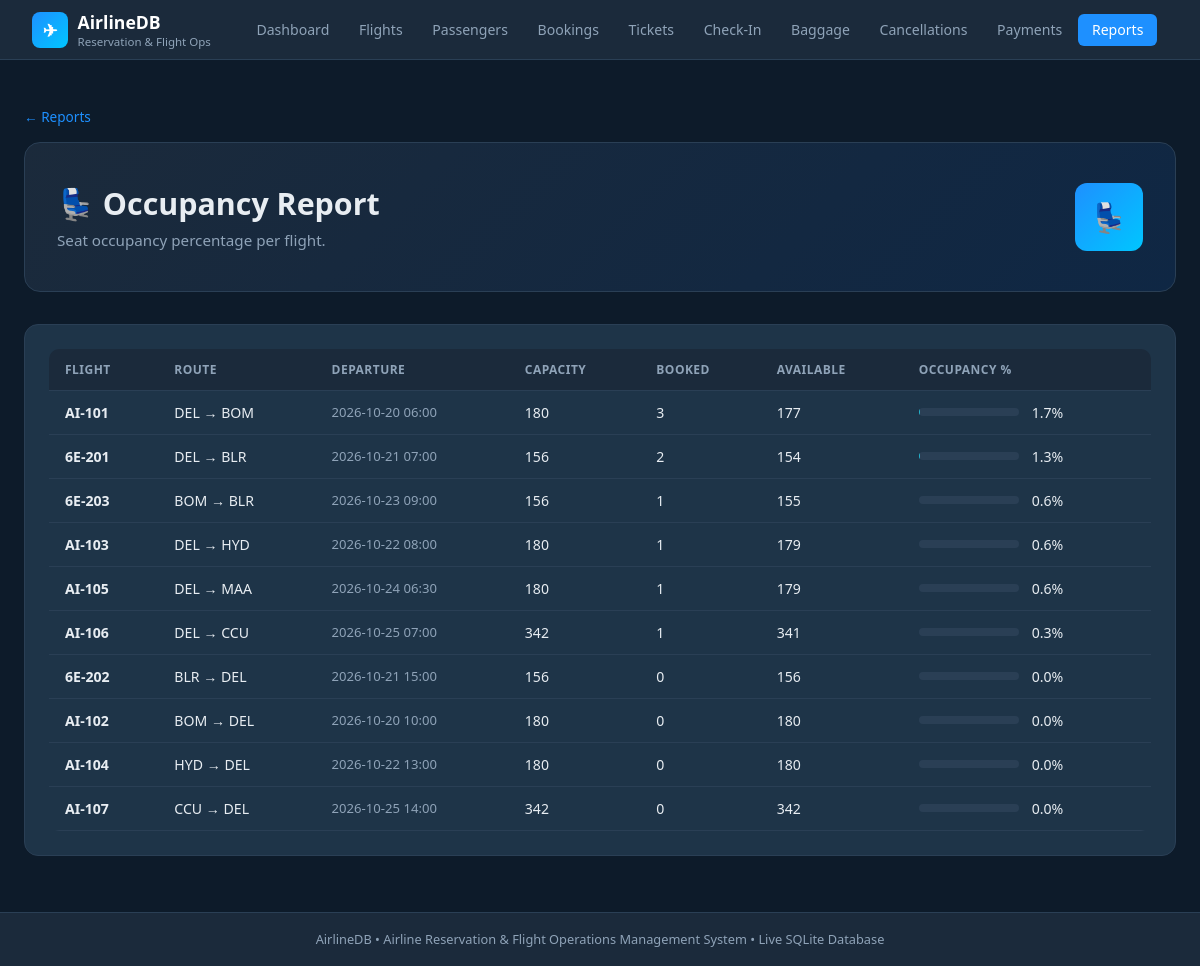
Page /reports/occupancy on the committed database.
### tables this page shows
CREATE TABLE flights (
    flight_id        TEXT PRIMARY KEY,      -- e.g. AI-101
    route_id         INTEGER NOT NULL REFERENCES routes(route_id),
    aircraft_id      TEXT NOT NULL REFERENCES aircraft(aircraft_id),
    departure_time   TEXT NOT NULL,         -- ISO-8601 datetime
    arrival_time     TEXT NOT NULL,
    base_fare        REAL NOT NULL CHECK (base_fare >= 0),
    status           TEXT NOT NULL DEFAULT 'Scheduled'
                     CHECK (status IN ('Scheduled','Delayed','Cancelled','Completed')),
    CHECK (arrival_time > departure_time)
);

### app/routes/reports.py (the view)
@reports_bp.route("/occupancy")
def occupancy():
    rows = query("""
        SELECT f.flight_id, r.origin_airport||' → '||r.dest_airport AS route,
               f.departure_time, a.total_capacity,
               COUNT(CASE WHEN b.booking_status='Confirmed' THEN 1 END) AS booked,
               ROUND(COUNT(CASE WHEN b.booking_status='Confirmed' THEN 1 END)*100.0/a.total_capacity,1) AS pct
        FROM flights f
        JOIN routes r ON f.route_id=r.route_id
        JOIN aircraft a ON a.aircraft_id=f.aircraft_id
        LEFT JOIN bookings b ON b.flight_id=f.flight_id
        GROUP BY f.flight_id
        ORDER BY pct DESC
    """)
    return render_template("reports/occupancy.html", rows=rows)

### app/db.py (called while the page is built)
def get_db():
    os.makedirs(os.path.dirname(DB_PATH), exist_ok=True)
    conn = sqlite3.connect(DB_PATH)
    conn.execute("PRAGMA foreign_keys = ON")
    conn.row_factory = sqlite3.Row
    return conn

def query(sql, params=(), one=False):
    conn = get_db()
    cur  = conn.execute(sql, params)
    rows = cur.fetchone() if one else cur.fetchall()
    conn.close()
    return rows

### templates/reports/occupancy.html (shortened to what this page needs)
{% extends "base.html" %}
{% block content %}
<a href="{{ url_for('reports.index') }}" class="back-link">← Reports</a>
<div class="page-hero"><div><h1>💺 Occupancy Report</h1><p>Seat occupancy percentage per flight.</p></div><div class="hero-badge">💺</div></div>
<div class="card">
  <div class="table-wrap">
    <table>
      <thead><tr><th>Flight</th><th>Route</th><th>Departure</th><th>Capacity</th><th>Booked</th><th>Available</th><th>Occupancy %</th></tr></thead>
      <tbody>
      {% for r in rows %}
        <tr>
          <td><strong>{{ r.flight_id }}</strong></td>
          <td>{{ r.route }}</td>
          <td style="color:var(--muted);font-size:.82rem">{{ r.departure_time[:16].replace('T',' ') }}</td>
          <td>{{ r.total_capacity }}</td>
          <td>{{ r.booked }}</td>
          <td>{{ r.total_capacity - r.booked }}</td>
          <td>
            <div style="display:flex;align-items:center;gap:.8rem;">
              <div class="occ-bar" style="width:100px"><div class="occ-fill" style="width:{{ [r.pct|int, 100]|min }}%"></div></div>
              <span>{{ r.pct }}%</span>
            </div>
          </td>
        </tr>
      {% endfor %}
      </tbody>
    </table>
  </div>
</div>
{% endblock %}

### static/css/style.css (style rules this page uses)
:root { --navy: #0d1b2a; --dark: #1b2a3b; --card: #1e3448; --accent: #1e90ff; --accent2: #00c6ff; --success: #28d79a; --warning: #f5a623; --danger: #e94560; --text: #e8edf2; --muted: #8fa3b8; --border: #2a3f55; --white: #ffffff; }
* { box-sizing: border-box; margin: 0; padding: 0; }
body { font-family: 'Segoe UI', system-ui, sans-serif; background: var(--navy); color: var(--text); min-height: 100vh; display: flex; flex-direction: column; }
.page-hero { background: linear-gradient(135deg, var(--dark) 0%, #0f2744 100%); border-radius: 16px; padding: 2.5rem 2rem; margin-bottom: 2rem; border: 1px solid var(--border); display: flex; justify-content: space-between; align-items: center; gap: 1rem; }
.page-hero h1 { font-size: 1.9rem; font-weight: 700; }
.page-hero p { color: var(--muted); margin-top: .4rem; font-size: .95rem; }
.hero-badge { background: linear-gradient(135deg, var(--accent), var(--accent2)); border-radius: 12px; width: 68px; height: 68px; display: flex; align-items: center; justify-content: center; font-size: 1.8rem; flex-shrink: 0; }
.card { background: var(--card); border: 1px solid var(--border); border-radius: 14px; padding: 1.5rem; margin-bottom: 1.5rem; }
.table-wrap { overflow-x: auto; border-radius: 10px; }
table { width: 100%; border-collapse: collapse; font-size: .88rem; }
thead th { background: var(--dark); color: var(--muted); padding: .75rem 1rem; text-align: left; font-weight: 600; text-transform: uppercase; font-size: .75rem; letter-spacing: .04em; border-bottom: 1px solid var(--border); }
tbody tr { border-bottom: 1px solid var(--border); transition: background .15s; }
tbody td { padding: .75rem 1rem; vertical-align: middle; }
.occ-bar { background: var(--border); border-radius: 4px; height: 8px; overflow: hidden; }
.back-link { color: var(--accent); text-decoration: none; font-size: .85rem; display: inline-flex; align-items: center; gap: .3rem; margin-bottom: 1rem; }

### rows in the picture
flights: flight_id "AI-101", route "DEL → BOM", departure_time "2026-10-20 06:00", total_capacity "180", booked "3", total_capacity "177", pct "1.7"
flights: flight_id "6E-201", route "DEL → BLR", departure_time "2026-10-21 07:00", total_capacity "156", booked "2", total_capacity "154", pct "1.3"
flights: flight_id "6E-203", route "BOM → BLR", departure_time "2026-10-23 09:00", total_capacity "156", booked "1", total_capacity "155", pct "0.6"
flights: flight_id "AI-103", route "DEL → HYD", departure_time "2026-10-22 08:00", total_capacity "180", booked "1", total_capacity "179", pct "0.6"
flights: flight_id "AI-105", route "DEL → MAA", departure_time "2026-10-24 06:30", total_capacity "180", booked "1", total_capacity "179", pct "0.6"
flights: flight_id "AI-106", route "DEL → CCU", departure_time "2026-10-25 07:00", total_capacity "342", booked "1", total_capacity "341", pct "0.3"
flights: flight_id "6E-202", route "BLR → DEL", departure_time "2026-10-21 15:00", total_capacity "156", booked "0", pct "0.0"
flights: flight_id "AI-102", route "BOM → DEL", departure_time "2026-10-20 10:00", total_capacity "180", booked "0", pct "0.0"
flights: flight_id "AI-104", route "HYD → DEL", departure_time "2026-10-22 13:00", total_capacity "180", booked "0", pct "0.0"
flights: flight_id "AI-107", route "CCU → DEL", departure_time "2026-10-25 14:00", total_capacity "342", booked "0", pct "0.0"
